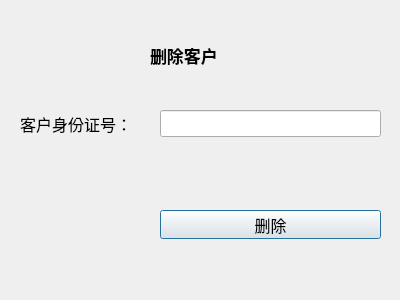
<?xml version="1.0" encoding="UTF-8"?>
<ui version="4.0">
 <class>deleteClient</class>
 <widget class="QDialog" name="deleteClient">
  <property name="geometry">
   <rect>
    <x>0</x>
    <y>0</y>
    <width>400</width>
    <height>300</height>
   </rect>
  </property>
  <property name="windowTitle">
   <string>Dialog</string>
  </property>
  <widget class="QLabel" name="label_5">
   <property name="geometry">
    <rect>
     <x>150</x>
     <y>40</y>
     <width>121</width>
     <height>31</height>
    </rect>
   </property>
   <property name="font">
    <font>
     <family>Bahnschrift SemiCondensed</family>
     <pointsize>13</pointsize>
     <weight>75</weight>
     <bold>true</bold>
    </font>
   </property>
   <property name="text">
    <string>删除客户</string>
   </property>
  </widget>
  <widget class="QLineEdit" name="id">
   <property name="geometry">
    <rect>
     <x>160</x>
     <y>110</y>
     <width>221</width>
     <height>27</height>
    </rect>
   </property>
   <property name="font">
    <font>
     <pointsize>12</pointsize>
    </font>
   </property>
   <property name="text">
    <string/>
   </property>
  </widget>
  <widget class="QLabel" name="label">
   <property name="geometry">
    <rect>
     <x>20</x>
     <y>110</y>
     <width>150</width>
     <height>27</height>
    </rect>
   </property>
   <property name="font">
    <font>
     <pointsize>12</pointsize>
    </font>
   </property>
   <property name="text">
    <string>客户身份证号：</string>
   </property>
  </widget>
  <widget class="QPushButton" name="DeleteBtn">
   <property name="geometry">
    <rect>
     <x>160</x>
     <y>210</y>
     <width>221</width>
     <height>29</height>
    </rect>
   </property>
   <property name="font">
    <font>
     <pointsize>12</pointsize>
    </font>
   </property>
   <property name="autoFillBackground">
    <bool>true</bool>
   </property>
   <property name="text">
    <string>删除</string>
   </property>
  </widget>
 </widget>
 <resources/>
 <connections/>
</ui>
